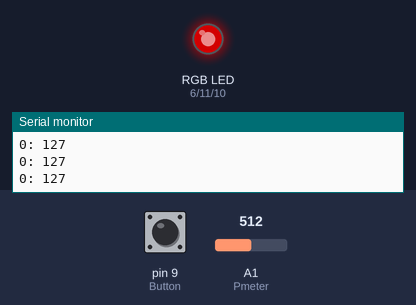
A sketch run on a simulated Arduino Uno, built with avr-gcc and run on an emulated ATmega328P. Parts: an RGB LED mixed from three pins (HIGH = lit), the last lines printed to the serial monitor. Inputs (shaded band) come from the test bench; at power-on: A1 (Pmeter) = 512, pin 9 (Button) HIGH. Dim RGB values are drawn brighter than linear.

Above: at 1.2 s.
1.3 s: A1 (Pmeter) set to 716
At 2.2 s:
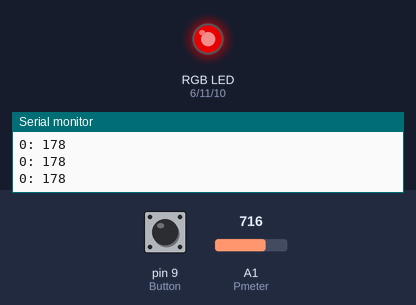
2.8 s: pin 9 (Button) pulled LOW for 0.15 s
At 3.8 s:
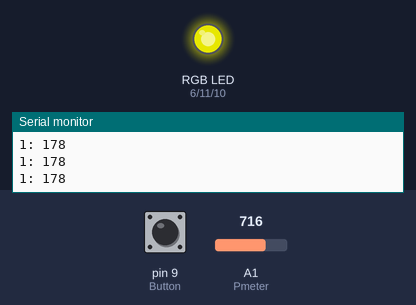
4.5 s: A1 (Pmeter) set to 900
At 5.2 s:
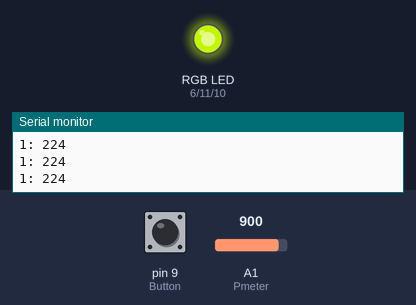
6.0 s: pin 9 (Button) pulled LOW for 1 s
At 7.5 s:
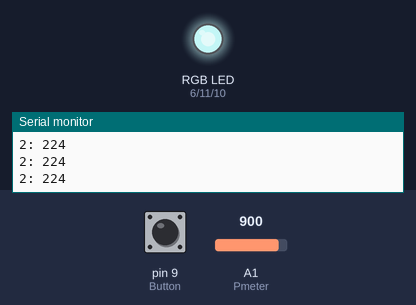
8.5 s: pin 9 (Button) pulled LOW for 0.15 s
At 9.0 s:
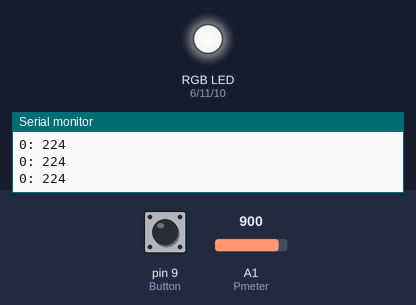
10.2 s: A1 (Pmeter) set to 306
At 11.6 s:
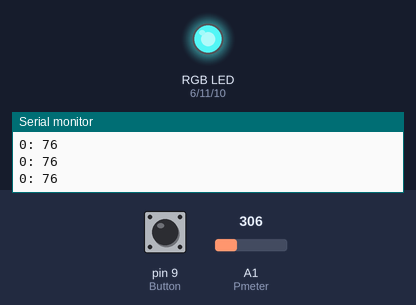
Timing chart, 0 to 12.7 s (numbered marks = the images above; inputs shaded):
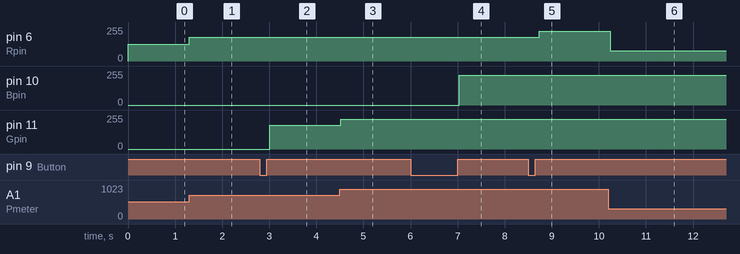

The sketch:

week7-2.ino
```cpp
// 가변저항을 돌려서 RGB LED 색 제어
const int Rpin = 6;
const int Gpin = 11;
const int Bpin = 10;
const int Pmeter = A1;
const int Button = 9;
int pressed = 1;
int mode = 0;

void setup()
{
  Serial.begin(9600);
  pinMode(Rpin, OUTPUT);  // LED pin
  pinMode(Gpin, OUTPUT);  // LED pin
  pinMode(Bpin, OUTPUT);  // LED pin
  pinMode(Button, INPUT_PULLUP);
}

void loop()
{
  int PRESS = digitalRead(Button);
  if (PRESS == 0) pressed = 0;
  else if (pressed == 0){
    pressed = 1;
    mode = (++mode)%3;
  }

  int potential = map(analogRead(Pmeter), 0, 1023, 0, 255);
  if (mode == 0) analogWrite(Rpin, potential);
  else if (mode == 1) analogWrite(Gpin, potential);
  else analogWrite(Bpin, potential);

  Serial.print(mode);
  Serial.print(": ");
  Serial.println(potential);
  delay(100);
}
```

Measured:
- after the input at 1.3 s, pin 6 (Rpin): 127/255 → 178/255 at once
- after the input at 2.8 s, pin 11 (Gpin): 0/255 → 178/255 after 0.21 s
- after the input at 4.5 s, pin 11 (Gpin): 178/255 → 224/255 at once
- after the input at 6.0 s, pin 10 (Bpin): 0/255 → 224/255 after 1.0 s
- after the input at 8.5 s, pin 6 (Rpin): 178/255 → 224/255 after 0.24 s
- after the input at 10.2 s, pin 6 (Rpin): 224/255 → 76/255 at once
